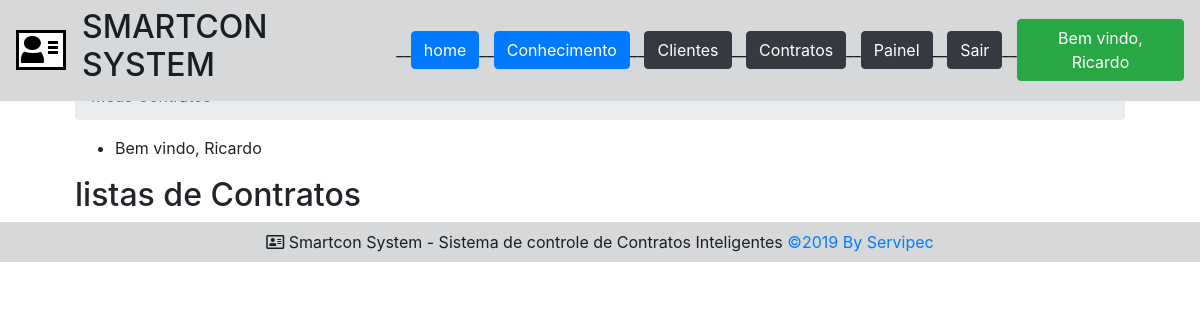
The app's page /contrato/ (signed in), older data.
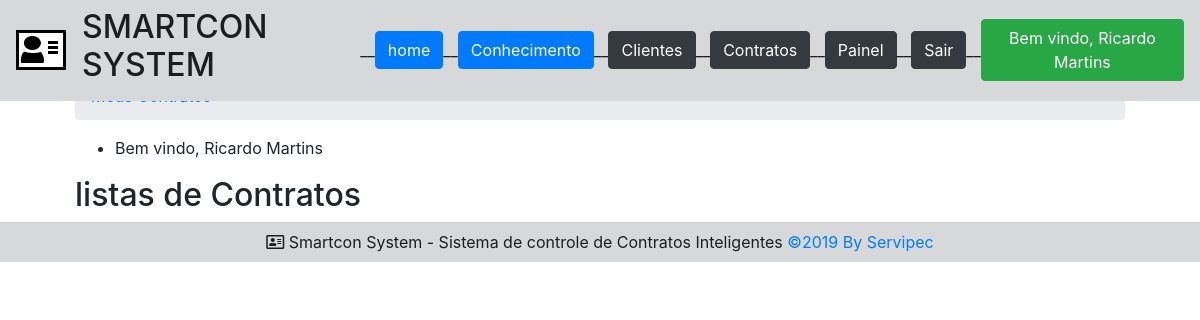
The same page, newer data.
### usuario/models.py (models this page shows, shortened)
class Usuario(AbstractBaseUser,PermissionsMixin):
	username = models.CharField('Nome do Usuario', max_length=30,unique=True,default='')
	name = models.CharField('Nome',max_length=50,blank = True)
	email = models.EmailField('Email',default='')
	is_active = models.BooleanField('Esta ativo',blank=True,default=True)
	is_staff = models.BooleanField('Master',blank=True,default=False)
	salt = models.CharField('Salt',max_length=10)
	access = models.IntegerField(null=True, blank=True)
	ip_last = models.GenericIPAddressField(null=True, blank=True)
	date_joined = models.DateTimeField(
		'Criando em',auto_now_add=True
	)
	update_at = models.DateTimeField(
		'Atualizado em',auto_now=True
	)
	objects = UserManager()
	EMAIL_FIELD = 'email'
	USERNAME_FIELD = 'username'
	REQUIRED_FIELDS =  ['email']
	def __str__(self):
		return self.name or self.username
	class Meta:
		verbose_name = 'Usuário'
		verbose_name_plural = 'Usuários'
		ordering = ['name']

### sistema/views.py (the view)
# urls.py: path('contrato/',views.contrato ,name='contrato'),
@login_required
def contrato(request):
	template_name = 'contrato.html'
	context = {}
	return render(request, template_name,context)

### sistema/templates/contrato.html (shortened to what this page needs)
{% extends "base.html" %}
{% block content %}
<div class="pure-g-r content-ribbon">
    <div class="pure-u-1">
        <ul class="breadcrumb">
            {% block breadcrumb %}
            <li><a href="{% url 'cli:painel' %}">Meus Contratos</a></li>
            {% endblock %}
        </ul>
    </div>
    <div class="pure-u-1-3">
        <div class="pure-menu pure-menu-open">
            <ul>
                <li class="pure-menu-heading">
                    Bem vindo, {{ user }}
                </li>
        	</ul>
        </div>
    </div>
    <div class="pure-u-2-3">
        {% block dash_content %}
    	<div class="inner">
            <h2>listas de Contratos</h2>
    	</div>
         {% endblock %}
    </div>
</div>
{% endblock %}

### sistema/templates/base.html (shortened to what this page needs)
<!doctype html>
{% load static %}
<html lang="pt-br">
<head>
    <link rel="stylesheet" href="https://use.fontawesome.com/releases/v5.6.3/css/all.css">
    <link rel="stylesheet" href="{% static 'css/fontawesome-all.css' %}">
    <link rel="stylesheet" href="{% static 'css/bootstrap.css' %}" />
    <link rel="stylesheet" href="{% static 'css/style.css' %}" />
</head>
<body>
    <div class="mainhead">
        <nav class="navbar navbar-expand-lg navbar-light alert-dark fixed-top">
            <img src="{% static 'img/cliente.png' %}" class="mr-3" alt="...">
            <h2> SMARTCON SYSTEM </h2>
            <div>__</div>
            <a href="{% url 'home' %}">
                <button class="btn  btn-primary">home</button>
            </a>
            <div>__</div>
            <a href="#">
                <button type="button" class="btn btn-primary">Conhecimento</button>
            </a>
            <div>__</div>
            {% if user.is_authenticated %}
            <a href="{% url 'cli:cliente' %}">
                <button type="button" class="btn btn-dark">Clientes</button>
            </a>
            <div>__</div>
            <a href="#">
                <button type="button" class="btn btn-dark">Contratos</button>
            </a>
            <div>__</div>
            <a href="{% url 'sis:painel' %}">
                <button type="button" class="btn btn-dark">Painel</button>
            </a>
            <div>__</div>
            <a href="{% url 'sis:logout' %}">
                <button type="button" class="btn btn-dark">Sair</button>
            </a>
            <div>__</div>
            <div class="btn btn-success">
                 Bem vindo, {{ user }}
            </div>
            {% else %}
            <a href="{% url 'sis:login' %}">
                <button type="button" class="btn btn-dark">Login</button>
            </a>
            {% endif %}
        </nav>
        <br /><br /><br />
    </div>
    <div class="mainbody">
        {% block content %}
        {% endblock %}
    </div>
    <div class="footer">
        <nav class="navbar navbar-expand-lg navbar-light alert-dark">
            <div class="footerline">
            <i class="far fa-address-card"></i>
            Smartcon System - Sistema de controle de Contratos Inteligentes
            <a href="https://www.servipec.com.br" target="Servipec">&copy;2019 By  Servipec</a>
            </div>
        </nav>
    </div>
</body>
</html>

Row changes from the older to the newer data that the page shows:
changed Usuario: name "Ricardo" → "Ricardo Martins"
